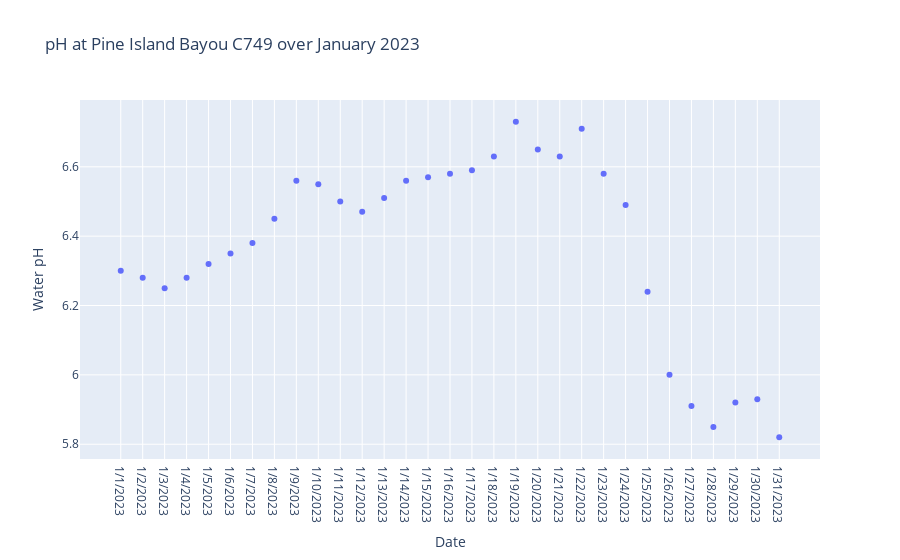

Here is the notebook cell this chart was saved with:
### Code cell
fig.update_layout(yaxis_type='linear')

fig.show()

### Figure 1 — Plotly figure (JSON) as saved in the notebook; plotly's stock layout.template omitted (floating-point values rounded to 4 significant figures)
{"data": [{"hovertemplate": "Date=%{x}<br>Water pH=%{y}<extra></extra>", "legendgroup": "", "marker": {"color": "#636efa", "symbol": "circle"}, "mode": "markers", "name": "", "orientation": "v", "showlegend": false, "type": "scatter", "x": ["1/1/2023", "1/2/2023", "1/3/2023", "1/4/2023", "1/5/2023", "1/6/2023", "1/7/2023", "1/8/2023", "1/9/2023", "1/10/2023", "1/11/2023", "1/12/2023", "1/13/2023", "1/14/2023", "1/15/2023", "1/16/2023", "1/17/2023", "1/18/2023", "1/19/2023", "1/20/2023", "1/21/2023", "1/22/2023", "1/23/2023", "1/24/2023", "1/25/2023", "1/26/2023", "1/27/2023", "1/28/2023", "1/29/2023", "1/30/2023", "1/31/2023"], "xaxis": "x", "y": ["6.3", "6.28", "6.25", "6.28", "6.32", "6.35", "6.38", "6.45", "6.56", "6.55", "6.5", "6.47", "6.51", "6.56", "6.57", "6.58", "6.59", "6.63", "6.73", "6.65", "6.63", "6.71", "6.58", "6.49", "6.24", "6", "5.91", "5.85", "5.92", "5.93", "5.82"], "yaxis": "y"}], "layout": {"autosize": true, "legend": {"tracegroupgap": 0}, "title": {"text": "pH at Pine Island Bayou C749 over January 2023"}, "xaxis": {"anchor": "y", "autorange": true, "domain": [0, 1], "range": [-1.813, 31.81], "title": {"text": "Date"}, "type": "category"}, "yaxis": {"anchor": "x", "autorange": true, "domain": [0, 1], "range": [5.744, 6.806], "title": {"text": "Water pH"}, "type": "linear"}}}
